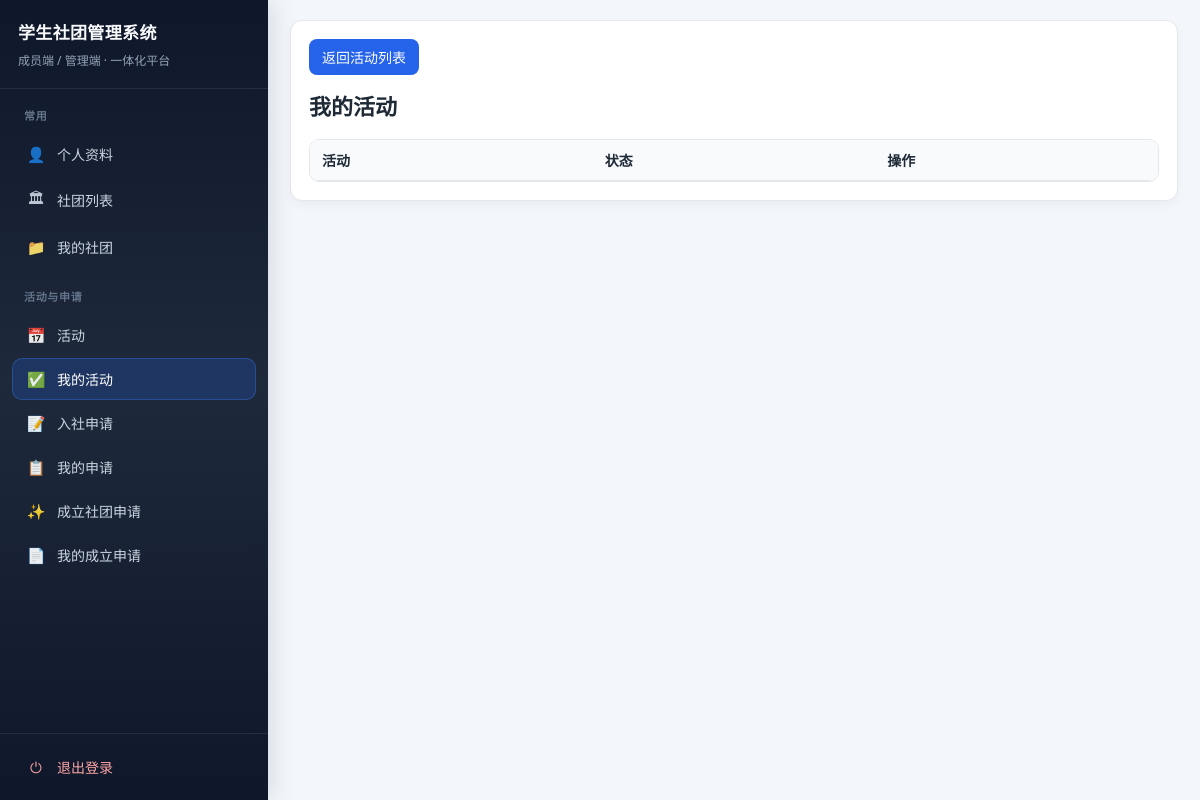
The page /activities/my/ (signed in) on the database as committed earlier.
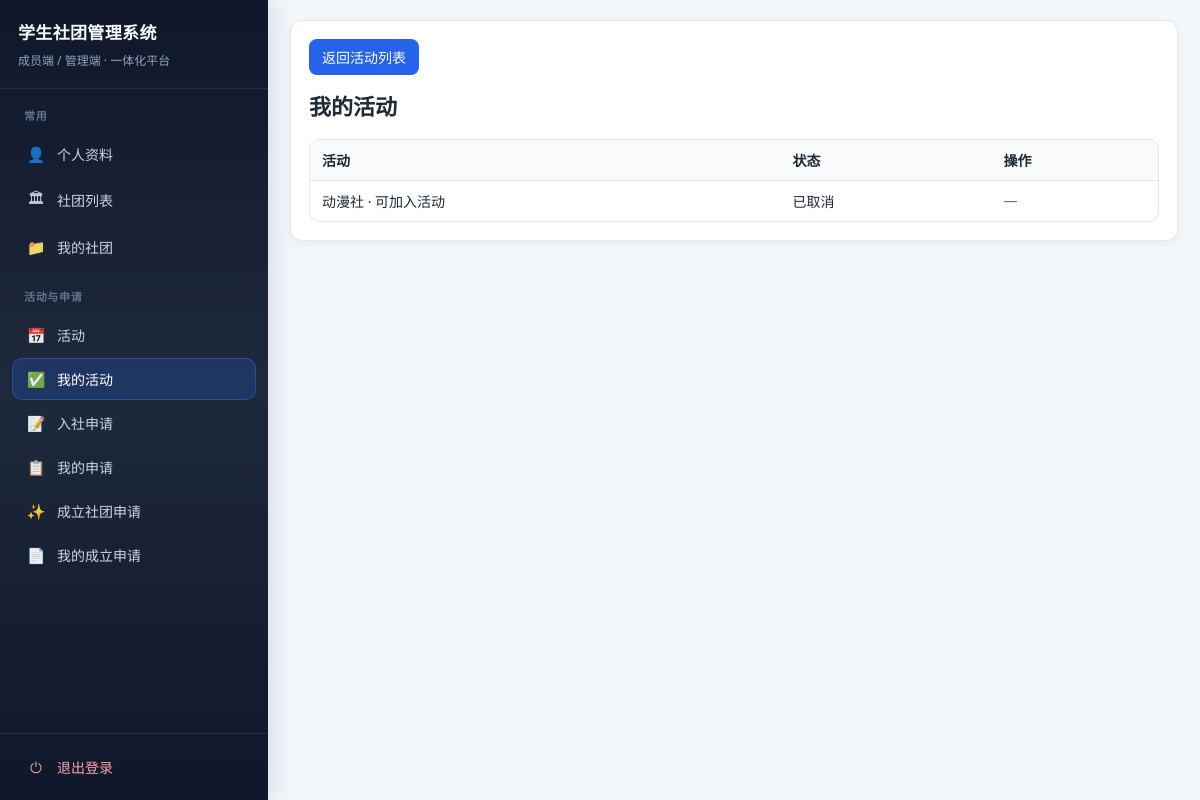
The same page on the database as committed later.
### club/models.py (models this page shows, shortened)
class ActivityRegistration(models.Model):
    activity = models.ForeignKey(Activity, on_delete=models.CASCADE, related_name="registrations")
    profile = models.ForeignKey(MemberProfile, on_delete=models.CASCADE, related_name="registrations")
    status = models.CharField(max_length=16, choices=RegistrationStatus.choices, default=RegistrationStatus.REGISTERED)
    created_at = models.DateTimeField(auto_now_add=True)
    class Meta:
        unique_together = ("activity", "profile")

class Activity(models.Model):
    club = models.ForeignKey(
        "ClubInfo",
        on_delete=models.CASCADE,
        null=True,
        blank=True,
        related_name="activities",
    )
    title = models.CharField(max_length=128)
    description = models.TextField(blank=True)
    location = models.CharField(max_length=128)
    start_time = models.DateTimeField()
    end_time = models.DateTimeField()
    signup_deadline = models.DateTimeField()
    status = models.CharField(max_length=16, choices=ActivityStatus.choices, default=ActivityStatus.DRAFT)
    owner = models.ForeignKey(settings.AUTH_USER_MODEL, on_delete=models.SET_NULL, null=True, related_name="owned_activities")
    launch_approval_status = models.CharField(
        max_length=20,
        choices=ActivityLaunchApprovalStatus.choices,
        default=ActivityLaunchApprovalStatus.APPROVED,
        help_text="新建活动由社长/副社长提交后进入待高级管理员审批；历史数据默认为已通过。",
    )
    launch_review_comment = models.TextField(blank=True)
    launch_reviewed_by = models.ForeignKey(
        settings.AUTH_USER_MODEL,
        on_delete=models.SET_NULL,
        null=True,
        blank=True,
        related_name="reviewed_activity_launches",
    )
    launch_reviewed_at = models.DateTimeField(null=True, blank=True)
    class Meta:
        ordering = ["-start_time"]

class ClubInfo(models.Model):
    name = models.CharField(max_length=128, default="学生社团")
    intro = models.TextField(blank=True)
    charter = models.TextField(blank=True)
    contact = models.CharField(max_length=128, blank=True)
    logo_url = models.URLField("标志图片链接", blank=True)
    logo = models.ImageField("标志图片（上传）", upload_to="club_logos/", blank=True)
    principal = models.CharField(max_length=64, blank=True)

### club/views.py (the view)
# urls.py: path("activities/my/", views.my_activities, name="my_activities"),
@login_required
@reject_super_admin()
def my_activities(request):
    registrations = ActivityRegistration.objects.filter(profile=request.user.memberprofile).select_related("activity")
    return render(request, "club/my_activities.html", {"registrations": registrations})

### club/views.py (called while the page is built)
def _get_joined_club_ids(profile):
    club_ids = set(profile.memberships.filter(is_active=True).values_list("club_id", flat=True))
    club_ids.update(
        profile.assignments.filter(is_active=True, department__club__isnull=False).values_list("department__club_id", flat=True)
    )
    if profile.club_id:
        club_ids.add(profile.club_id)
    return sorted(cid for cid in club_ids if cid)

def _get_manageable_club_ids(profile):
    club_ids = set(
        profile.assignments.filter(
            is_active=True,
            department__club__isnull=False,
            position__name__in=CLUB_LEADER_POSITIONS,
        ).values_list("department__club_id", flat=True)
    )
    if profile.role == RoleChoices.CLUB_ADMIN and profile.club_id:
        club_ids.add(profile.club_id)
    return sorted(cid for cid in club_ids if cid)

def get_unviewed_visible_notices(user, club=None):
    profile = user.memberprofile
    if profile.role == RoleChoices.SUPER_ADMIN:
        return Notice.objects.none()
    return get_visible_notices(user, club=club).exclude(views__profile=profile)

### templates/club/my_activities.html (shortened to what this page needs)
{% extends 'club/base.html' %}
{% block page_back %}
<p class="page-back"><a class="btn" href="{% url 'club:activity_list' %}">返回活动列表</a></p>
{% endblock %}
{% block content %}
<h2>我的活动</h2>
<table><tr><th>活动</th><th>状态</th><th>操作</th></tr>
{% for r in registrations %}
<tr>
  <td>{{ r.activity.club.name }} · {{ r.activity.title }}</td><td>{{ r.get_status_display }}</td>
  <td>
    {% if r.status == 'registered' or r.status == 'manual' %}
    <form method="post" action="{% url 'club:activity_cancel' r.activity.id %}" style="display:inline; margin:0;">
      {% csrf_token %}
      <button type="submit" class="btn-danger">取消报名</button>
    </form>
    {% else %}
    <span class="muted">—</span>
    {% endif %}
  </td>
</tr>
{% endfor %}
</table>
{% endblock %}

Rows that differ between the two databases and show on the page:
added ActivityRegistration: activity.club.name "动漫社", activity "可加入活动", status "已取消"
